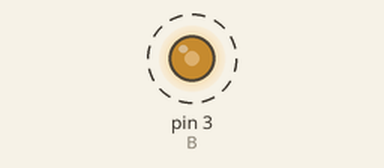
This sketch was run on a simulated Arduino Uno, built with avr-gcc and run on an emulated ATmega328P. Parts: output pins drawn as LEDs (lit = HIGH). Dashed ring = blinking.

Above: at 0.05 s.
Timing chart, 0 to 3.0 s (numbered marks = the images above):
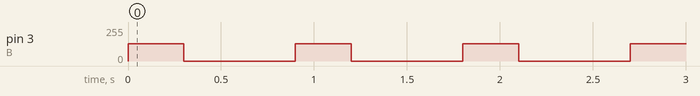

Measured:
- by itself, pin 3 (B): alternates 128/255 for 0.30 s and 0/255 for 0.60 s

The sketch:

buzzer.ino
```cpp
#define B 3

int d = 300;

void setup() {
	pinMode(B, OUTPUT);
}

void loop() {
	analogWrite(B, 128);
	delay(d);
	analogWrite(B, 256);
	delay(d);
	digitalWrite(B, LOW);
	delay(d);
}
```
